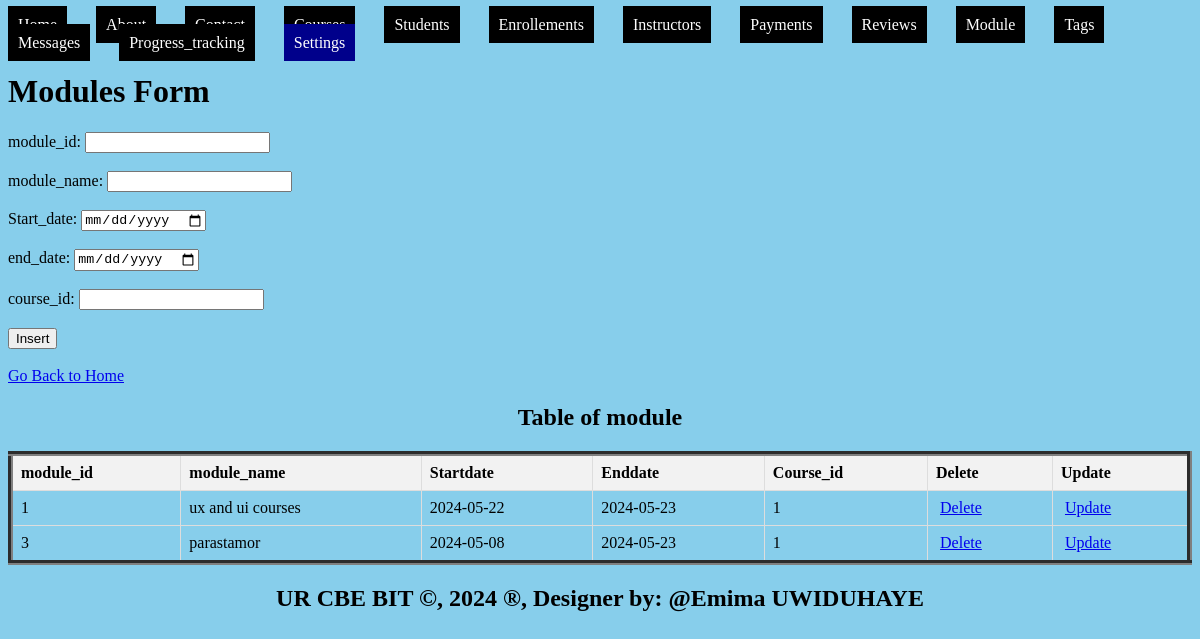
Screenshot of /WEB_EXAM/modules.php with the database file from the repository.
### tables this page shows
CREATE TABLE `modules` (
  `module_id` int(11) NOT NULL,
  `module_name` varchar(50) NOT NULL,
  `start_date` date DEFAULT NULL,
  `end_date` date DEFAULT NULL,
  `course_id` int(11) DEFAULT NULL
);

### WEB_EXAM/modules.php (the view, shortened to what this page needs)
<!DOCTYPE html>
<html>
<head>
</head>
<body bgcolor="skyblue">
    <ul style="list-style-type: none; padding: 0;">
    <li style="display: inline; margin-right: 10px;"><a href="./home.html" style="padding: 10px; color: white; background-color:  black; text-decoration: none; margin-right: 15px;">Home</a></li>
    <li style="display: inline; margin-right: 10px;"><a href="./about.html" style="padding: 10px; color: white; background-color:   black; text-decoration: none; margin-right: 15px;">About</a></li>
    <li style="display: inline; margin-right: 10px;"><a href="./contact.html" style="padding: 10px; color: white; background-color: black; text-decoration: none; margin-right: 15px;">Contact</a></li>
    <li style="display: inline; margin-right: 10px;"><a href="./Courses.php" style="padding: 10px; color: white; background-color:   black; text-decoration: none; margin-right: 15px;">Courses</a></li>
    <li style="display: inline; margin-right: 10px;"><a href="./Students.php" style="padding: 10px; color: white; background-color: black;text-decoration: none; margin-right: 15px;">Students</a></li>
    <li style="display: inline; margin-right: 10px;"><a href="./Enrollements.php" style="padding: 10px; color: white; background-color:  black; text-decoration: none; margin-right: 15px;">Enrollements</a></li>
    <li style="display: inline; margin-right: 10px;"><a href="./Instructors.php" style="padding: 10px; color: white; background-color:   black; text-decoration: none; margin-right: 15px;">Instructors</a></li>
    <li style="display: inline; margin-right: 10px;"><a href="./Payments.php" style="padding: 10px; color: white; background-color:  black;text-decoration: none; margin-right: 15px;">Payments</a></li>
    <li style="display: inline; margin-right: 10px;"><a href="./Reviews.php" style="padding: 10px; color: white; background-color:   black; text-decoration: none; margin-right: 15px;">Reviews</a></li>
    <li style="display: inline; margin-right: 10px;"><a href="./Modules.php" style="padding: 10px; color: white; background-color: black;text-decoration: none; margin-right: 15px;">Module</a></li>
    <li style="display: inline; margin-right: 10px;"><a href="./Tags.php" style="padding: 10px; color: white; background-color:   black; text-decoration: none; margin-right: 15px;">Tags</a></li>
     <li style="display: inline; margin-right: 10px;"><a href="./Messages.php" style="padding: 10px; color: white; background-color:  black; text-decoration: none; margin-right: 15px;">Messages</a></li>
    <li style="display: inline; margin-right: 10px;"><a href="./Progress_tracking.php" style="padding: 10px; color: white; background-color:  black; text-decoration: none; margin-right: 15px;">Progress_tracking</a></li>
    <li class="dropdown" style="display: inline; margin-right: 10px;">
      <a href="#" style="padding: 10px; color: white; background-color: darkblue; text-decoration: none; margin-right: 15px;">Settings</a>
    </li>
  </ul>
        <h1>Modules Form</h1>
<form method="post" onsubmit="return confirmInsert();">
    <label for=">module_id">module_id:</label>
<input type="number" id=">module_id" name=">module_id" required><br><br>
<label for="mdame">module_name:</label>
<input type="name" id="mdame" name="mdame" required><br><br>
<label for="star">Start_date:</label>
<input type="date" id="start_date" name="star" required><br><br>
<label for="end">end_date:</label>
<input type="date" id="end" name="end" required><br><br>
<label for="cid">course_id:</label>
<input type="number" id="cid" name="cid" required><br><br>
<input type="submit" name="add" value="Insert"><br><br>
<a href="./home.html">Go Back to Home</a>
</form>
<!DOCTYPE html>
<html>
<head>
</head>
<body>
    <center><h2>Table of module</h2></center>
    <table border="5">
        <tr>
            <th> module_id</th>
            <th>module_name</th>
            <th>Startdate</th>
            <th>Enddate</th>
            <th>Course_id</th>
           <th>Delete</th>
            <th>Update</th>
        </tr>
        <?php
    include('connection.php');
        $sql = "SELECT * FROM modules";
        $result = $connection->query($sql);
        if ($result->num_rows > 0) {
            while ($row = $result->fetch_assoc()) {
                $module_id = $row['module_id'];
                echo "<tr>
                    <td>" . $row['module_id']."</td>
                    <td>" . $row['module_name']."</td>
                     <td>" . $row['start_date']."</td>
                     <td>" . $row['end_date']."</td>
                     <td>" . $row['course_id']."</td>
                    <td><a style='padding:4px' href='delete_modules.php?module_id=$module_id'>Delete</a></td>
                    <td><a style='padding:4px' href='update_modules.php?module_id=$module_id'>Update</a></td>
                </tr>";
            }
        } else {
            echo "<tr><td colspan='5'>No data found</td></tr>";
        }
        ?>
    </table>
</body>
<footer>
  <center>
    <b><h2>UR CBE BIT &copy, 2024 &reg, Designer by: @Emima UWIDUHAYE</h2></b>
  </center>
</footer>
</body>
</html>

### WEB_EXAM/modules.php (style rules this page uses)
.dropdown { position: relative; display: inline; margin-right: 10px; }
table { width: 100%; border-collapse: collapse; }
th, td { border: 1px solid #ddd; padding: 8px; text-align: left; }
th { background-color: #f2f2f2; }

### rows the page displays
modules: module_id "1", module_name "ux and ui courses", start_date "2024-05-22", end_date "2024-05-23", course "1"
modules: module_id "3", module_name "parastamor", start_date "2024-05-08", end_date "2024-05-23", course "1"
